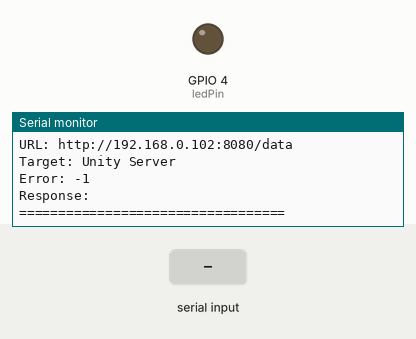
Recording of a sketch running on a simulated ESP32. On the bench: output pins drawn as LEDs (lit = HIGH), the last lines printed to the serial monitor. Inputs (shaded band) come from the test bench. WiFi joins after 1.5 s; servers stay silent unless stated; uploads are accepted with an empty reply.

Above: at 2.7 s.
2.8 s: "c" received over Serial
At 3.11 s:
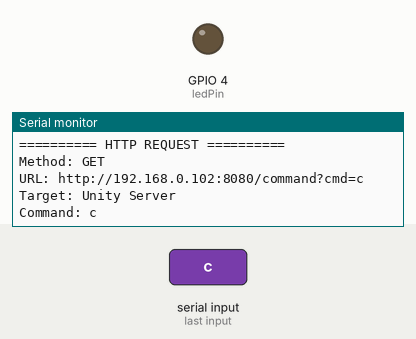
4.4 s: "d" received over Serial
At 4.57 s:
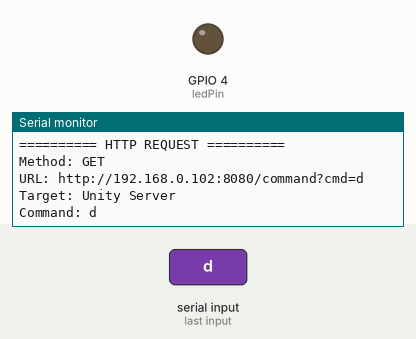

The sketch:

HTTPClientReadWriteChars.ino
```cpp
#include <WiFi.h>
#include <HTTPClient.h>

// WiFi credentials
const char *ssid = "YOUR_WIFI_SSID"; //"TP-Link_5E30";
const char *password = "YOUR_WIFI_PASSWORD"; //"18506839";

// Unity HTTP Server settings
const char *unityIP = "192.168.0.102";  // Unity PC's IP address
const int unityPort = 8080;
String unityURL;

// Hardware
const int ledPin = 4;

// Variables
int charsSent = 0;
int sendTimer = 0;
int sendTime = 100;  // Poll every 1 second

void setup() {
  Serial.begin(115200);
  pinMode(ledPin, OUTPUT);

  // Connect to WiFi
  WiFi.begin(ssid, password);
  Serial.print("Connecting to WiFi");
  while (WiFi.status() != WL_CONNECTED) {
    delay(500);
    Serial.print(".");
  }
  Serial.println("\nWiFi Connected!");
  Serial.print("Arduino IP: ");
  Serial.println(WiFi.localIP());

  unityURL = "http://" + String(unityIP) + ":" + String(unityPort);
  Serial.println("Unity Server: " + unityURL);
  Serial.println("HTTP Client initialized");
}

void loop() {
  // Poll Unity server for data on timer
  if(sendTimer > 0) {
    sendTimer -= 1;
  } else {
    sendTimer = sendTime;
    pollUnityData();
  }

  // Check for Serial input to send commands (for testing)
  if (Serial.available()) {
    char cmd = Serial.read();
    if (cmd == 'c' || cmd == 'd') {
      sendCommandToUnity(cmd);
    }
  }

  delay(10);
}

// Poll Unity for 'a' or 'b' data
void pollUnityData() {
  HTTPClient http;

  String url = unityURL + "/data";
  http.begin(url);

  Serial.println("========== HTTP REQUEST ==========");
  Serial.println("Method: GET");
  Serial.println("URL: " + url);
  Serial.println("Target: Unity Server");

  int httpCode = http.GET();

  if (httpCode == HTTP_CODE_OK) {
    String response = http.getString();
    Serial.println("Response: " + response);
    Serial.println("Status: " + String(httpCode) + " OK");

    // Control LED and send command back based on response
    if (response == "a") {
      digitalWrite(ledPin, HIGH);
      Serial.println("Action: LED ON");
      sendCommandToUnity('c');  // Unity sent 'a' → send 'c' → Cube RED
    } else if (response == "b") {
      digitalWrite(ledPin, LOW);
      Serial.println("Action: LED OFF");
      sendCommandToUnity('d');  // Unity sent 'b' → send 'd' → Cube BLUE
    }
  } else {
    Serial.println("Error: " + String(httpCode));
    Serial.println("Response: " + http.getString());
  }

  Serial.println("==================================");
  http.end();
}

// Send command to Unity
void sendCommandToUnity(char cmd) {
  HTTPClient http;

  String url = unityURL + "/command?cmd=" + String(cmd);
  http.begin(url);

  Serial.println("========== HTTP REQUEST ==========");
  Serial.println("Method: GET");
  Serial.println("URL: " + url);
  Serial.println("Target: Unity Server");
  Serial.println("Command: " + String(cmd));

  int httpCode = http.GET();

  if (httpCode == HTTP_CODE_OK) {
    String response = http.getString();
    Serial.println("Response: " + response);
    Serial.println("Status: " + String(httpCode) + " OK");
  } else {
    Serial.println("Error: " + String(httpCode));
  }

  Serial.println("==================================");
  http.end();
}
```

Measured:
- after the input at 2.8 s, the serial monitor: prints a new line after 0.15 s (image 1)
- after the input at 4.4 s, the serial monitor: prints a new line at once (image 2)
